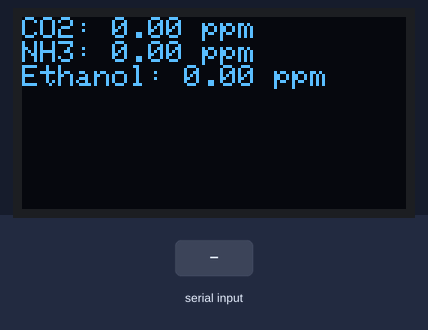
A sketch run on a simulated ESP32. Parts: 128×64 one-colour display. The test bench sets the inputs (shaded band). WiFi joins after 1.5 s; servers stay silent unless stated; web services answer with replies made up by the test bench; what the sketch prints to the serial monitor is not drawn.

Above: at 6.0 s.
6.1 s: "PAGE\n" received over the second serial link
At 7.7 s:
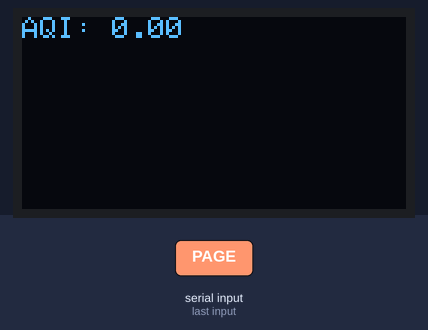
8.0 s: "PAGE\n" received over the second serial link
At 14.2 s:
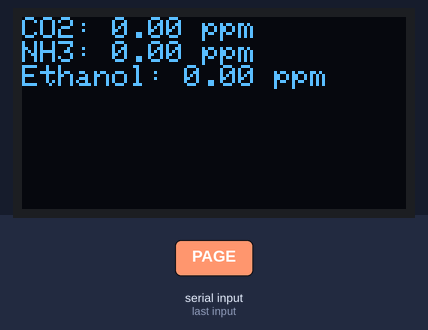
Timing chart, 0 to 15.7 s (numbered marks = the images above; inputs shaded):
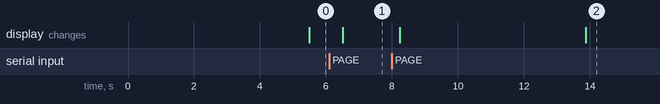

The sketch:

RTOS_Controlled_IoT_Weather_Station.ino
```cpp
#include <SPI.h>
#include <Wire.h>
#include <Adafruit_GFX.h>
#include <Adafruit_SSD1306.h>
#include <WiFi.h>
#include <HTTPClient.h>

// SPI OLED Display Configuration
#define SCREEN_WIDTH 128
#define SCREEN_HEIGHT 64
#define OLED_MOSI   23
#define OLED_CLK    18
#define OLED_DC     16
#define OLED_CS      5
#define OLED_RESET  17

Adafruit_SSD1306 display(SCREEN_WIDTH, SCREEN_HEIGHT, OLED_MOSI, OLED_CLK, OLED_DC, OLED_RESET, OLED_CS);

// Wi-Fi Credentials
const char* ssid = "infonet B-3";
const char* password = "rahul@b3";

// ThingSpeak Configuration
const char* server = "http://api.thingspeak.com/update";
const char* apiKey = "7RCOKAQJTAZI3L99";

// UART Configuration
#define RX_PIN 3
#define TX_PIN 1
#define BAUD_RATE 115200

// Sensor Data Structure (Updated to match STM32)
struct SensorData {
    float Temperature;
    float Pressure;
    float Humidity;
    float Co2;
    float NH3;
    float Ethanol;
    float AQI;
    uint8_t CRC;
};

// Function Prototypes
bool readSensorData(SensorData &data);
bool verifyCRC(const String &data, uint8_t receivedCRC);
void updateDisplay(const SensorData &data);
void sendToThingSpeak(const SensorData &data);
void checkAlerts(const SensorData &data);
void displayPage(int page, const SensorData &data);
void handleWiFiReconnection();

// Page Switching Variables
int currentPage = 0;
unsigned long lastPageSwitchTime = 0;
bool uartTriggerPageChange = false;

void setup()
{
    Serial.begin(115200);
    Serial2.begin(BAUD_RATE, SERIAL_8N1, RX_PIN, TX_PIN);

    // Initialize SPI
    SPI.begin(OLED_CLK, -1, OLED_MOSI, OLED_CS);

    // Initialize OLED Display
    if (!display.begin(SSD1306_SWITCHCAPVCC, OLED_CS))
    {
        Serial.println("SSD1306 SPI initialization failed!");
        while (1);
    }

    display.clearDisplay();
    display.setTextSize(1);
    display.setTextColor(WHITE);
    display.setCursor(10, 20);
    display.println("Initializing...");
    display.display();
    delay(1000);
    display.clearDisplay();

    // Connect to Wi-Fi
    WiFi.begin(ssid, password);
    Serial.print("Connecting to Wi-Fi");
    while (WiFi.status() != WL_CONNECTED)
    {
        delay(500);
        Serial.print(".");
    }
    Serial.println("\nWi-Fi connected!");
}

void loop()
{
    static unsigned long lastThingSpeakUpdate = 0;
    SensorData sensorData;

    handleWiFiReconnection();

    if (readSensorData(sensorData))
    {
        Serial.println("Updating OLED Display...");
        updateDisplay(sensorData);
        checkAlerts(sensorData);  // ✅ Restored Check Alerts Function
    }
    else
    {
        Serial.println("Failed to read sensor data.");
    }

    // Send Data to ThingSpeak every 2 seconds
    if (millis() - lastThingSpeakUpdate >= 2000)
    {
        sendToThingSpeak(sensorData);
        lastThingSpeakUpdate = millis();
    }

    // Handle Page Switching (Automatic or UART Triggered)
    if (uartTriggerPageChange || millis() - lastPageSwitchTime >= 5000)
    {
        currentPage = (currentPage + 1) % 3;
        lastPageSwitchTime = millis();
        uartTriggerPageChange = false;
        displayPage(currentPage, sensorData);
    }

    delay(500);
}

// Function to read sensor data from UART
bool readSensorData(SensorData &data)
{
    if (Serial2.available())
    {
        String receivedData = Serial2.readStringUntil('\n');
        uint8_t receivedCRC;

        int parsed = sscanf(receivedData.c_str(), "@%f,%f,%f,%f,%f,%f,%f,%hhu,@",
                            &data.Temperature, &data.Pressure, &data.Humidity,
                            &data.Co2, &data.NH3, &data.Ethanol, &data.AQI, &receivedCRC);

        if (parsed == 8 && verifyCRC(receivedData, receivedCRC))
        {
            Serial2.println("ACK");
            return true;
        }
        if (receivedData.indexOf("PAGE") != -1)
        {
            uartTriggerPageChange = true;
        }
    }
    return false;
}

// CRC Verification Function
bool verifyCRC(const String &data, uint8_t receivedCRC)
{
    uint8_t computedCRC = 0;
    for (int i = 0; i < data.length() - 4; i++)
    {
        computedCRC ^= data[i];
    }
    return (computedCRC == receivedCRC);
}

// Function to update OLED display
void updateDisplay(const SensorData &data)
{
    displayPage(currentPage, data);
}

// Function to display pages
void displayPage(int page, const SensorData &data)
{
    display.clearDisplay();
    display.setTextSize(1);
    display.setCursor(0, 0);

    if (page == 0)
    {
        display.print("Temp: "); display.print(data.Temperature); display.println(" C");
        display.print("Humidity: "); display.print(data.Humidity); display.println(" %");
        display.print("Pressure: "); display.print(data.Pressure); display.println(" hPa");
    }
    else if (page == 1)
    {
        display.print("CO2: "); display.print(data.Co2); display.println(" ppm");
        display.print("NH3: "); display.print(data.NH3); display.println(" ppm");
        display.print("Ethanol: "); display.print(data.Ethanol); display.println(" ppm");
    }
    else if (page == 2)
    {
        display.print("AQI: "); display.print(data.AQI);
    }

    display.display();
    Serial.print("Page Changed to: ");
    Serial.println(page);
}

// Function to send data to ThingSpeak
void sendToThingSpeak(const SensorData &data)
{
    if (WiFi.status() == WL_CONNECTED)
    {
        HTTPClient http;
        String url = String(server) + "?api_key=" + apiKey +
                     "&field1=" + String(data.Temperature) +
                     "&field2=" + String(data.Humidity) +
                     "&field3=" + String(data.Pressure) +
                     "&field4=" + String(data.Co2) +
                     "&field5=" + String(data.NH3) +
                     "&field6=" + String(data.Ethanol) +
                     "&field7=" + String(data.AQI);

        http.begin(url);
        int httpResponseCode = http.GET();
        http.end();
    }
}

// ✅ Function to check for alerts
void checkAlerts(const SensorData &data)
{
    bool alert = false;

    display.setTextSize(2);
    display.setTextColor(WHITE, BLACK);
    display.setCursor(0, 50);

    if (data.Temperature > 40)
    {
        Serial2.println("ALERT: HIGH TEMP!");
        display.println("ALERT! TEMP HIGH");
        alert = true;
    }
    if (data.Humidity > 80)
    {
        Serial2.println("ALERT: HIGH HUMIDITY!");
        display.println("ALERT! HUMID HIGH");
        alert = true;
    }
    if (data.Co2 > 1000)
    {
        Serial2.println("ALERT: HIGH CO2!");
        display.println("ALERT! CO2 HIGH");
        alert = true;
    }
    if (data.AQI > 200)
    {
        Serial2.println("ALERT: BAD AIR QUALITY!");
        display.println("ALERT! AQI BAD");
        alert = true;
    }

    if (alert)
    {
        display.display();
        Serial.println("ALERT DISPLAYED!");
    }
}

// WiFi Reconnection Handler
void handleWiFiReconnection()
{
    if (WiFi.status() != WL_CONNECTED)
    {
        Serial.println("Reconnecting to Wi-Fi...");
        WiFi.disconnect();
        WiFi.reconnect();
    }
}
```

Measured:
- after the input at 6.1 s, the display: changes after 0.41 s (image 1)
